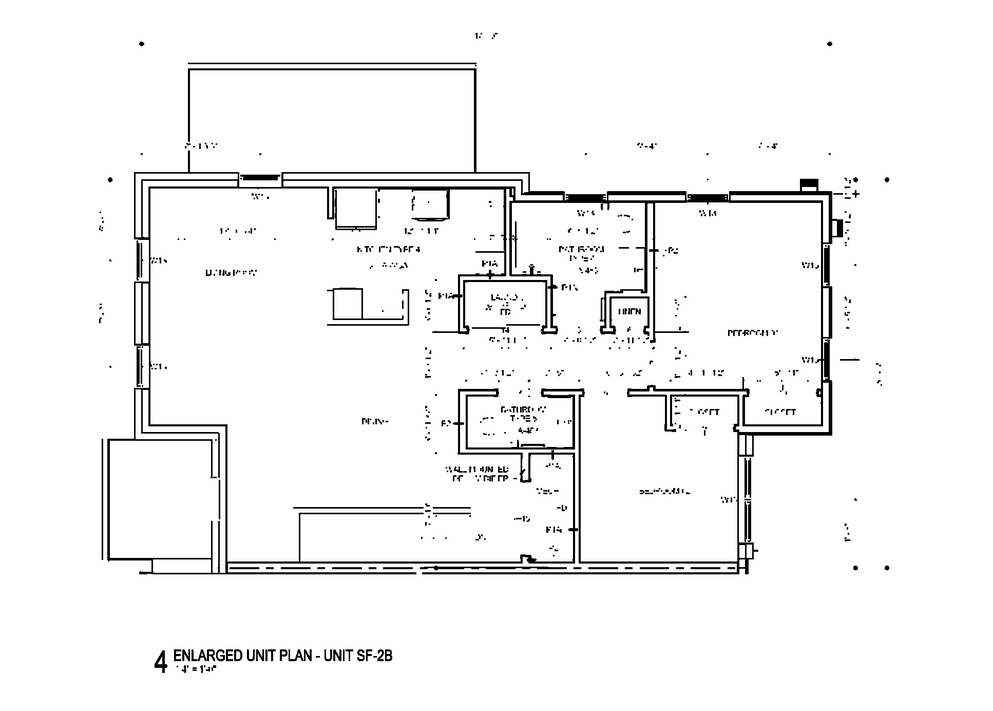
#> input picture AdvancedModels/src/models/images/Process/Dilating/highlighted_image_0.jpg, 993 x 711 px, shrunk from 1934 x 1384 before the run, found by its file name
$ python line_coloring.py
#> lines starting #> are read from the running program, lines starting #| are printed output that depends on the picture; after the words box and inside, x2 and y2 are one past the last pixel; in counts of white or black regions, pixels touching at a corner belong together
import cv2
import numpy as np
import os
import sys
sys.path.append("../")
#from lib.reusable_methods import load_images_from_folder

def load_images_from_folder(folder):
    images = []
    for filename in os.listdir(folder):
        img = cv2.imread(os.path.join(folder, filename))
#> img is the input picture: shape (711, 993, 3); min 0, max 255, mean 244.6
        if img is not None:
            images.append(img)
    return images

# Image Path
input_folder_path = "/home/coffee_6ean/Linux/AdvancedModels/src/models/images/Process/Dilating"
output_folder_path = '/home/coffee_6ean/Linux/AdvancedModels/src/models/images/Output'

# Load images from the input folder
images = load_images_from_folder(input_folder_path)
#> images = 1 item
if images:
    print(f"Loaded {len(images)} images from the folder.")
#| Loaded 1 images from the folder.
else:
    print("No images found in the folder.")

# Process each image in the array
for i, image in enumerate(images):
    # Convert image to grayscale
    gray = cv2.cvtColor(image, cv2.COLOR_BGR2GRAY)

    # Use canny edge detection
    edges = cv2.Canny(gray, 50, 150, apertureSize=3)

    # Apply HoughLinesP method
    lines = cv2.HoughLinesP(
        edges,          # Input edge image
        2,              # Distance resolution in pixels
        np.pi/180,      # Angle resolution in radians
        threshold=80,   # Min number of votes for valid line
        minLineLength=7, # Min allowed length of line
        maxLineGap=7    # Max allowed gap between line for joining them
    )

    # Iterate over detected lines
    if lines is not None:
        for line in lines:
            x1, y1, x2, y2 = line[0]
            # Draw the lines on the original image
            cv2.line(image, (x1, y1), (x2, y2), (0, 0, 255), 2)

    # Save the result image with an iteration value in the file name
    output_file_path = os.path.join(output_folder_path, f'detected_lines_image_{i}.png')
    cv2.imwrite(output_file_path, image)
    print(f"Preprocessed image {i + 1} saved to: {output_file_path}")
#> this loop made 1 pass
#| Preprocessed image 1 saved to: /home/coffee_6ean/Linux/AdvancedModels/src/models/images/Output/detected_lines_image_0.png
#> pass 1, `edges = cv2.Canny(gray, 50, 150, apertureSize=3)`:
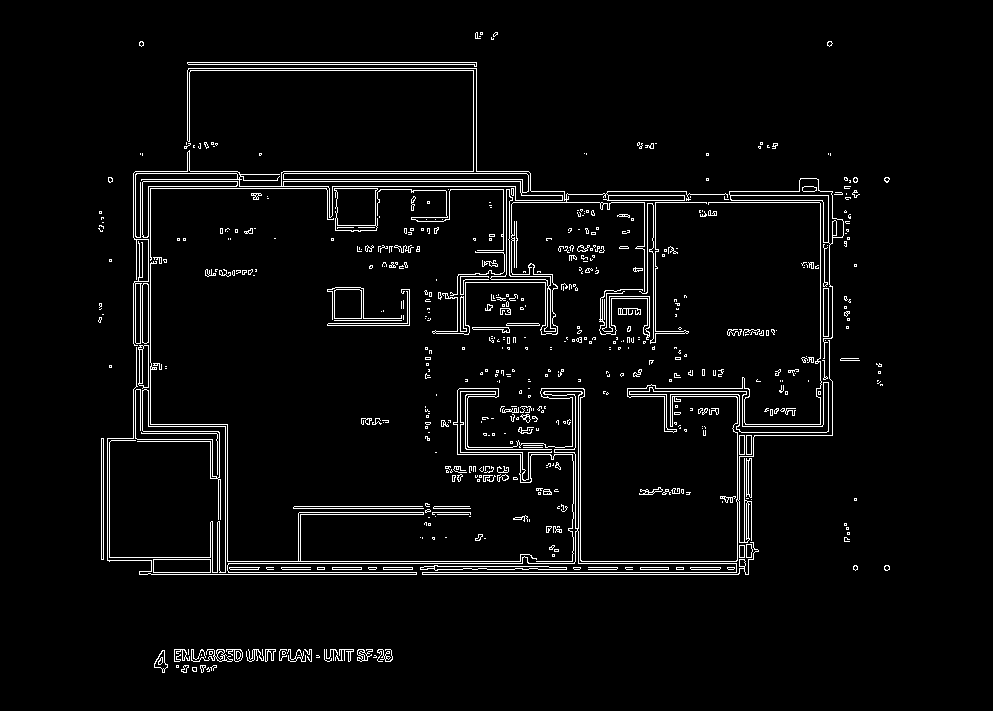
#> edges: shape (711, 993); 3.9% white in thin lines or dots, all inside (x1, y1, x2, y2) = (98, 32, 890, 673)
#> pass 1, `cv2.imwrite(output_file_path, image)`:
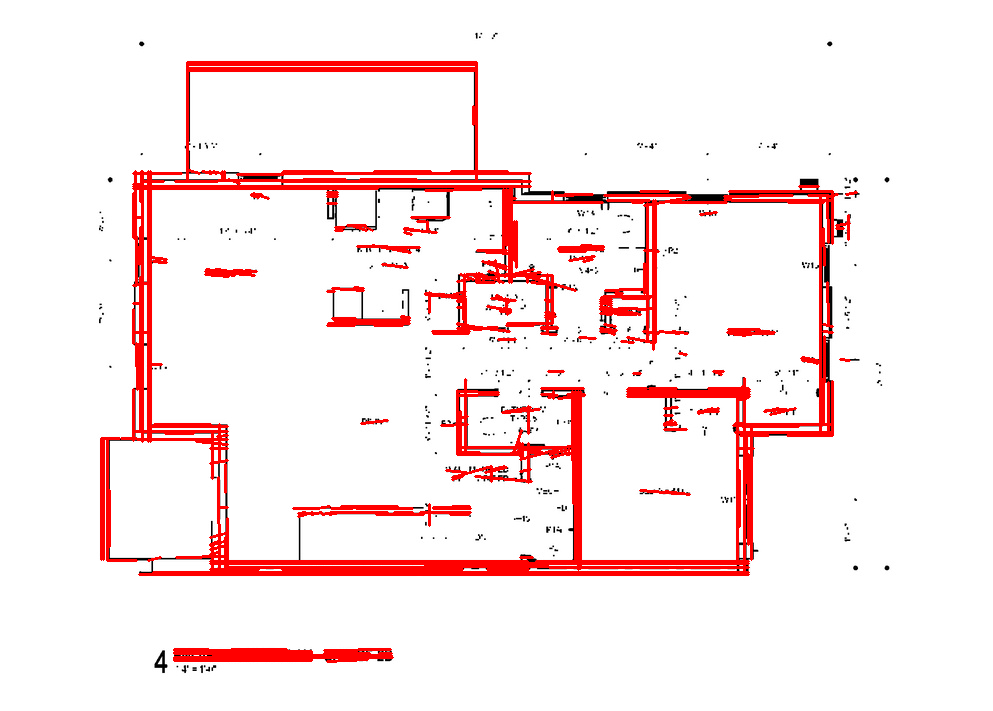
#> saved as detected_lines_image_0.png: shape (711, 993, 3); mean B, G, R 233.6, 233.6, 252

print("All images processed and saved.")
